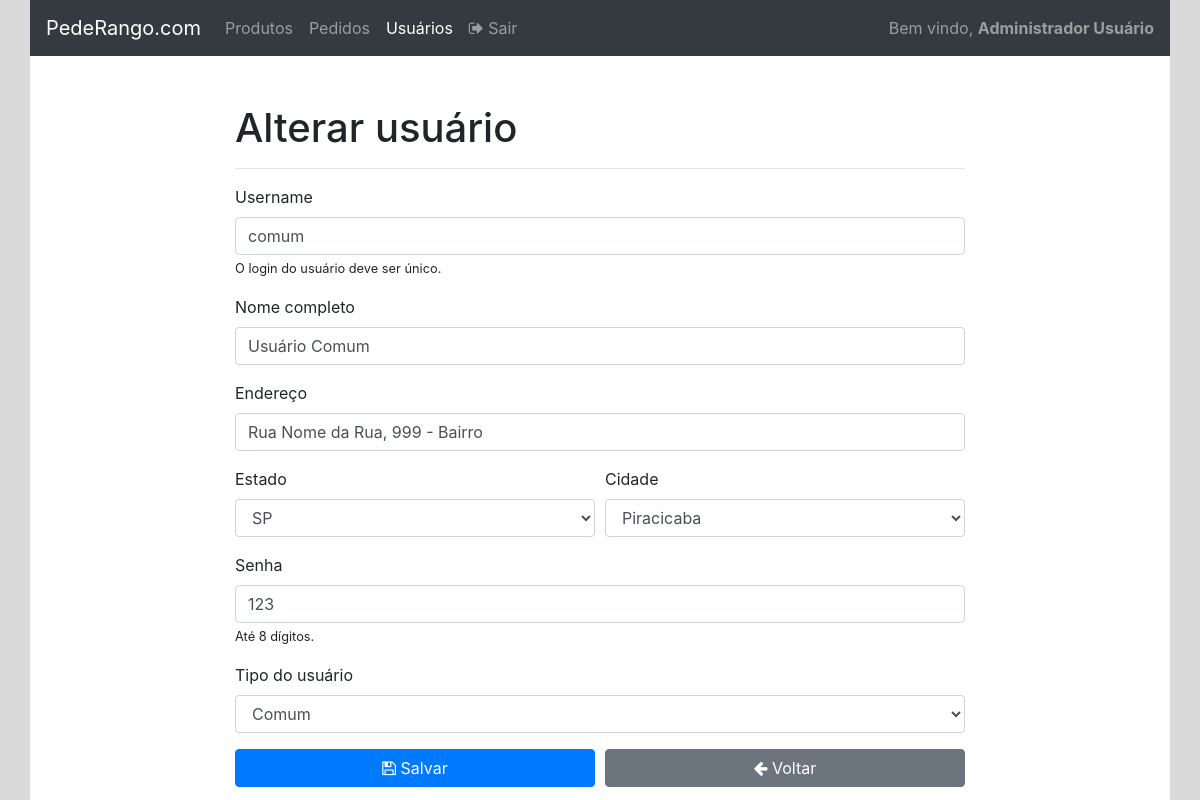
Before: /admin/usuario_alterar.php?id=2 (signed in) with the older database file.
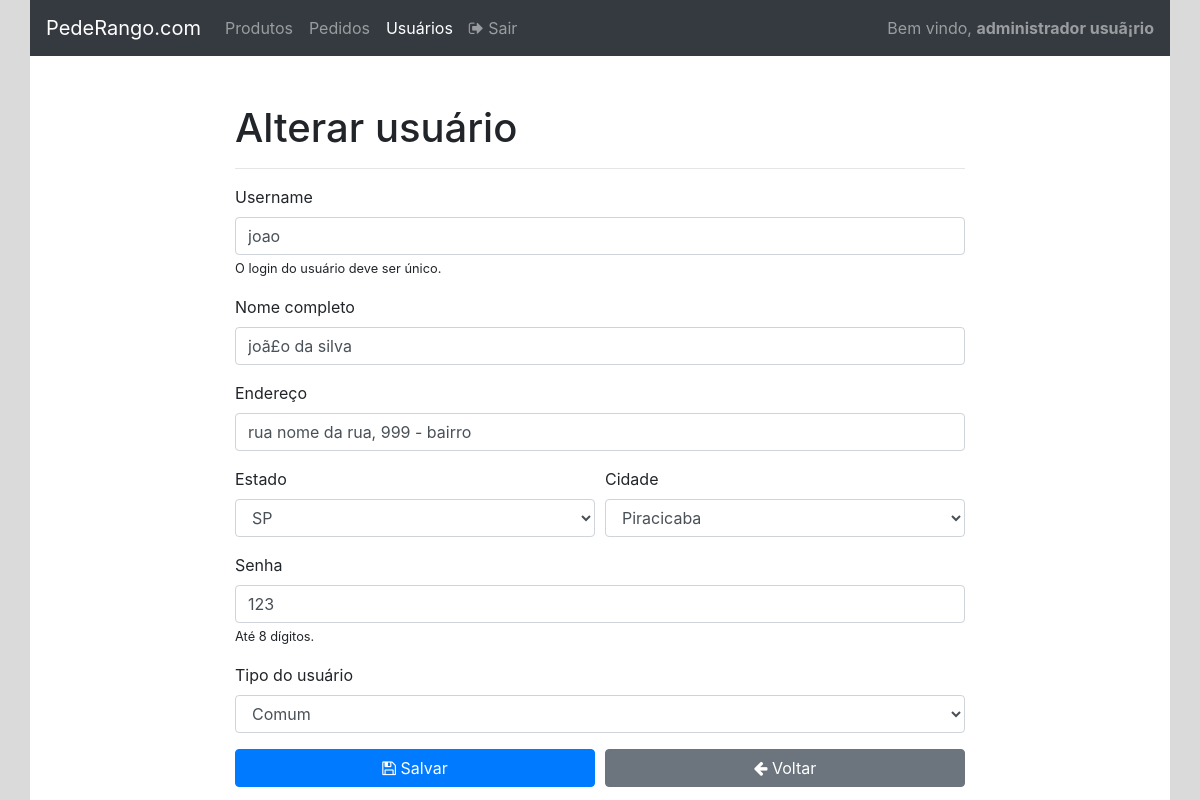
After: the same page with the newer database file.
### tables this page shows
create table usuarios_tb(
    codigo_usuario int(10) not null primary key auto_increment,

    username varchar(20) not null,
    nome_completo text not null,
    endereco text not null,
    estado_cod int(10),
    cidade_cod int(10),
    senha varchar(8) not null,
    tipo enum('adm', 'com', 'ent')  
);

### admin/usuario_alterar.php (the view, shortened to what the changed rows need)
<?php
require_once '../conexao/conecta.php';
if(isset($_GET['id'])){
    $id = $_GET['id'];
    $resultado = mysqli_query($conexao, "SELECT * FROM usuarios_tb WHERE codigo_usuario=$id");
    if($resultado){
        $usuario = mysqli_fetch_assoc($resultado);
    }
}else{
    header('Location: usuario_listar.php');
}
$usuarioEstado = $usuario['estado_cod'];
$resultado = mysqli_query($conexao, "SELECT * FROM tb_cidade WHERE estado_cod=$usuarioEstado");
if($resultado){
    $cidades = mysqli_fetch_all($resultado, MYSQLI_ASSOC);
}else{
    $cidades = [];
}
?>
<!DOCTYPE html>
<html lang="pt-br">
<head>
    <link rel="stylesheet" href="https://stackpath.bootstrapcdn.com/font-awesome/4.7.0/css/font-awesome.min.css">
    <link rel="stylesheet" href="https://stackpath.bootstrapcdn.com/bootstrap/4.3.1/css/bootstrap.min.css">
</head>
<body>
    <div id="principal" class="container">
        <div class="row">
            <div class="col-12 p-0">
                <?php require_once 'header.php' ?>
            </div>
        </div>
        <div class="row mt-5">
            <div class="col-12">
                <div class="row" id="conteudo">
                    <div class="col-8 offset-2">
                        <h1>Alterar usuário</h1>
                        <form method="post">
                            <div class="form-group">
                                <label for="campoUsername">Username</label>
                                <input value="<?= $usuario['username'] ?>" class="form-control" type="text" name="nome" id="campoUsername" placeholder="Digite um login para o usuário">
                                <small>O login do usuário deve ser único.</small>
                            </div>
                            <div class="form-group">
                                <label for="campoNomeCompleto">Nome completo</label>
                                <input value="<?= $usuario['nome_completo'] ?>" class="form-control" type="text" name="nome_completo" id="campoNomeCompleto" placeholder="Digite o nome completo">
                            </div>
                            <div class="form-group">
                                <label for="campoEndereco">Endereço</label>
                                <input value="<?= $usuario['endereco'] ?>" class="form-control" type="text" name="endereco" id="campoEndereco" placeholder="Rua Nome da Rua, 999 - Bairro">
                            </div>
                            <div class="form-group">
                                <div class="form-row">
                                    <div class="col-6">
                                        <label for="campoCidade">Cidade</label>
                                        <select class="form-control" name="cidade" id="campoCidade">
                                            <?php foreach($cidades as $cidade):?>
                                                <?php if($usuario['cidade_cod'] == $cidade['id']):?>
                                                    <option value="<?php print $cidade['id']?>" selected><?php print $cidade['nome']?></option>
                                                <?php else: ?>
                                                    <option value="<?php print $cidade['id']?>"><?php print $cidade['nome']?></option>
                                                <?php endif;?>
                                            <?php endforeach; ?>
                                        </select>
                                    </div>
                                </div>
                            </div>
                            <div class="form-group">
                                <label for="campoSenha">Senha</label>
                                <input value="<?= $usuario['senha'] ?>" class="form-control" type="text" name="senha" id="campoSenha" placeholder="Digite a senha do usuário">
                                <small>Até 8 dígitos.</small>
                            </div>
                            <div class="form-group">
                                <label for="campoTipo">Tipo do usuário</label>
                                <select class="form-control" name="tipo" id="campoTipo">
                                    <option value="com" <?php if($usuario['tipo'] == 'com') print 'selected' ?>>Comum</option>
                                </select>
                            </div>
                        </form>
                    </div>
                </div>
            </div>
        </div>
    </div>
</body>
</html>

### admin/header.php (shortened to what the changed rows need)
<nav class="navbar navbar-expand-lg navbar-dark bg-dark">
  <div class="collapse navbar-collapse" id="navbarSupportedContent">
    <?php if(isset($_SESSION['nome_completo'])): ?>
      <span class="navbar-text">
        Bem vindo, <strong><?php print $_SESSION['nome_completo'] ?></strong>
      </span>
    <?php endif;?>
  </div>
</nav>

Changed rows visible on the page:
changed usuarios_tb "Piracicaba": nome "comum" → "joao"; nome_completo "Usuário Comum" → "joã£o da silva"; endereco "Rua Nome da Rua, 999 - Bairro" → "rua nome da rua, 999 - bairro"
Other visible differences:
$_SESSION['nome_completo']: "Administrador Usuário" → "administrador usuã¡rio"
